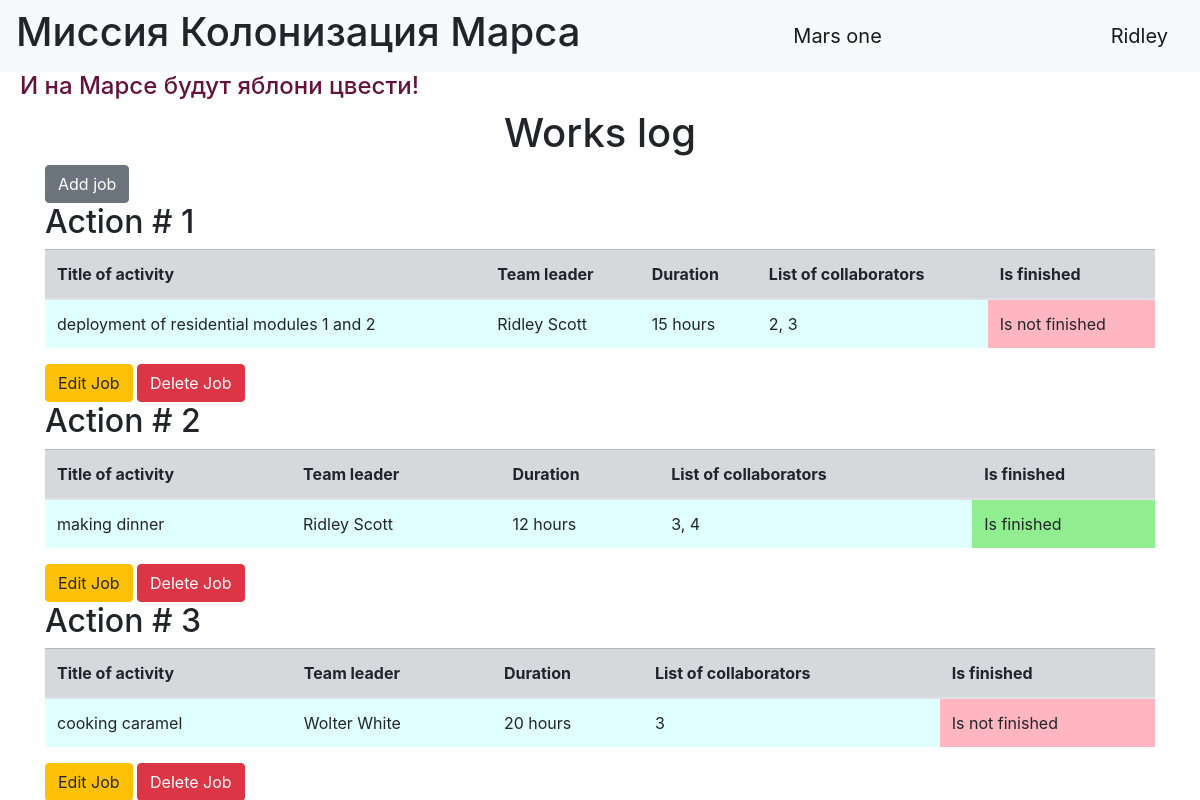
The page / (signed in) on the database its author committed.
### data/users.py (models this page shows, shortened)
class User(SqlAlchemyBase, UserMixin):
    __tablename__ = 'users'
    id = sqlalchemy.Column(sqlalchemy.Integer,
                           primary_key=True, autoincrement=True)
    surname = sqlalchemy.Column(sqlalchemy.String)
    name = sqlalchemy.Column(sqlalchemy.String)
    age = sqlalchemy.Column(sqlalchemy.Integer)
    position = sqlalchemy.Column(sqlalchemy.String)
    speciality = sqlalchemy.Column(sqlalchemy.String)
    address = sqlalchemy.Column(sqlalchemy.String)
    email = sqlalchemy.Column(sqlalchemy.String, unique=True)
    hashed_password = sqlalchemy.Column(sqlalchemy.String)
    modified_date = sqlalchemy.Column(sqlalchemy.DateTime, default=datetime.datetime.now)
    jobs = orm.relationship("Jobs", back_populates='user')

### data/jobs.py (models this page shows)
class Jobs(SqlAlchemyBase):
    __tablename__ = 'jobs'
    id = sqlalchemy.Column(sqlalchemy.Integer,
                           primary_key=True, autoincrement=True)
    team_leader = sqlalchemy.Column(sqlalchemy.Integer, sqlalchemy.ForeignKey("users.id"))
    job = sqlalchemy.Column(sqlalchemy.String)
    work_size = sqlalchemy.Column(sqlalchemy.Integer)
    collaborators = sqlalchemy.Column(sqlalchemy.String)
    creator = sqlalchemy.Column(sqlalchemy.Integer)
    start_date = sqlalchemy.Column(sqlalchemy.DateTime, default=datetime.datetime.now)
    end_date = sqlalchemy.Column(sqlalchemy.DateTime)
    is_finished = sqlalchemy.Column(sqlalchemy.Boolean, default=False)
    user = orm.relationship('User')

### model1.py (the view)
@app.route("/")
def journal_works():
    db_session.global_init('db/db.sqlite')
    session = db_session.create_session()
    jobs = session.query(Jobs).all()
    return render_template('index.html', jobs=jobs,
                           title='Works log', message=request.args.get('message'),
                           message_type=request.args.get('message_type'))

### data/db_session.py (called while the page is built, shortened)
def global_init(db_file):
    global __factory
    if __factory:
        return

def create_session() -> Session:
    global __factory
    return __factory()

### model1.py (called while the page is built)
@login_manager.user_loader
def load_user(user_id):
    db_sess = db_session.create_session()
    return db_sess.query(User).get(user_id)

### templates/index.html (shortened to what this page needs)
{% extends 'base.html' %}
{% block content %}
    <h1 class="text-center">{{ title }}</h1>
    {% if current_user.is_authenticated %}
        <a class="btn btn-secondary" href="/addjob">Add job</a>
    {% endif %}
    {% for job in jobs %}
        <h2>Action # {{ loop.index }}</h2>
        <table class="table">
            <thead>
                <tr class="table-secondary">
                    <th>Title of activity</th>
                    <th>Team leader</th>
                    <th>Duration</th>
                    <th>List of collaborators</th>
                    <th>Is finished</th>
                </tr>
            </thead>
            <tbody style="background-color: lightcyan">
                <tr>
                    <td>{{ job.job }}</td>
                    <td>{{ job.user.name }} {{ job.user.surname }}</td>
                    <td>{{ job.work_size }} hours</td>
                    <td>{{ job.collaborators }}</td>
                    <td style="background-color: {% if not job.is_finished %}lightpink{% else %}lightgreen{% endif %}">
                        Is {% if not job.is_finished %}not {% endif %}finished
                    </td>
                </tr>
            </tbody>
        </table>
        {% if current_user.id in (1, job.creator) %}
            <a class="btn btn-warning" href="/edit_job/{{ job.id }}">Edit Job</a>
            <a class="btn btn-danger" href="/delete_job/{{ job.id }}">Delete Job</a>
        {% endif %}
    {% endfor %}
{% endblock %}

### templates/base.html (shortened to what this page needs)
<!doctype html>
<html lang="en">
<head>
    <link rel="stylesheet"
          href="https://stackpath.bootstrapcdn.com/bootstrap/4.4.1/css/bootstrap.min.css"
>
    <link rel="stylesheet" type="text/css" href="{{url_for('static', filename='css/style.css')}}" />
</head>
<body>
<header>
    <nav class="navbar navbar-light bg-light">
        <h1>Миссия Колонизация Марса</h1>
        <a class="navbar-brand" href="#">Mars one</a>
        {% if current_user.is_authenticated %}
            <a class="navbar-brand" href="/logout">{{ current_user.name }}</a>
        {% else %}
            <p>
                <a class="btn btn-primary " href="/register">Зарегистрироваться</a>
                <a class="btn btn-success" href="/login">Войти</a>
            </p>
        {% endif %}
    </nav>
</header>
<h4>И на Марсе будут яблони цвести!</h4>
<main role="main" class="container">
    {% block content %}{% endblock %}
</main>
</body>
</html>

### static/css/style.css (style rules this page uses)
h4 { color: rgb(100, 20, 60); padding-left: 20px; }

### rows shown on the page
User: name "Ridley"
Jobs: job "deployment of residential modules 1 and 2", user.name "Ridley", user.surname "Scott", work_size "15", collaborators "2, 3", is_finished "not"
Jobs: job "making dinner", user.name "Ridley", user.surname "Scott", work_size "12", collaborators "3, 4"
Jobs: job "cooking caramel", user.name "Wolter", user.surname "White", work_size "20", collaborators "3", is_finished "not"

### other values the page prints
{{ title }} "Works log"
